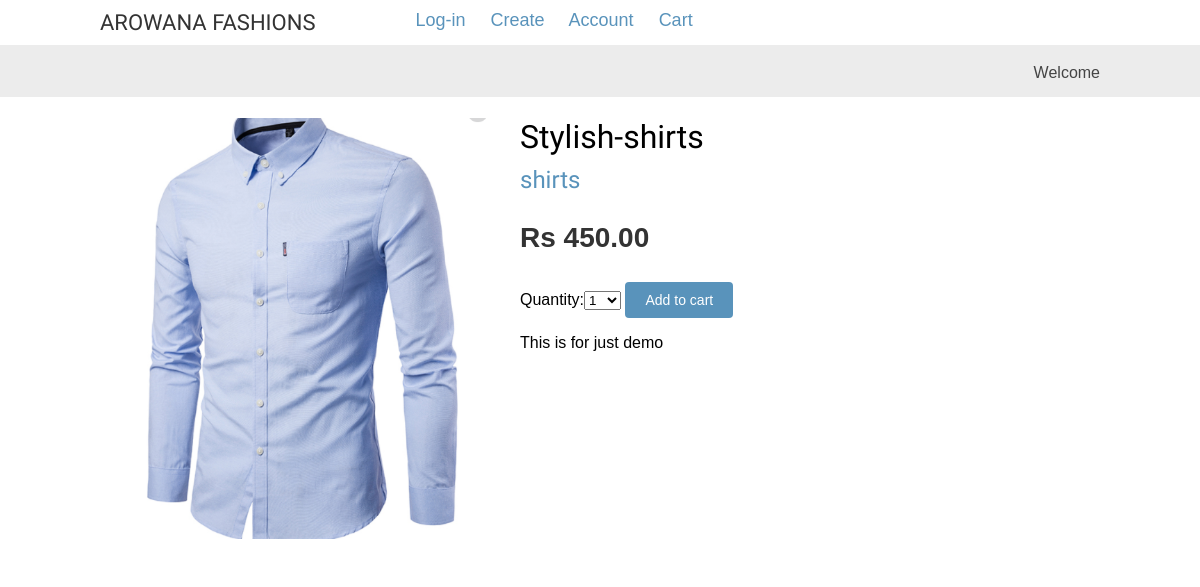
The app's page /3/stylish-shirts/ with its own data.
### shop/models.py (models this page shows, shortened)
class Product(models.Model):
    category = models.ForeignKey(Category,
                                 related_name='products',
                                 on_delete=models.CASCADE)
    manufacturer = models.ForeignKey(User, on_delete=models.CASCADE)
    name = models.CharField(max_length=200, db_index=True)
    slug = models.SlugField(max_length=200, db_index=True)
    image = models.ImageField(upload_to='products/%Y/%m/%d',
                              blank=True)
    description = models.TextField(blank=True)
    price = models.DecimalField(max_digits=10, decimal_places=2)
    quantity = models.IntegerField(default=0)
    available = models.BooleanField(default=False)
    created = models.DateTimeField(auto_now_add=True)
    updated = models.DateTimeField(auto_now=True)
    class Meta:
        ordering = ('name',)
        index_together = (('id', 'slug'),)

class Category(models.Model):
    name = models.CharField(max_length=200,
                            db_index=True)
    slug = models.SlugField(max_length=200,
                            unique=True)
    class Meta:
        ordering = ('name',)
        verbose_name = 'category'
        verbose_name_plural = 'categories'
    def __str__(self):
        return self.name
    def get_absolute_url(self):
        return reverse('shop:product_list_by_category',args=[self.slug])

### shop/views.py (the view)
# urls.py: path('<int:id>/<slug:slug>/', views.product_detail, name='product_detail'),
def product_detail(request, id, slug):
    product = get_object_or_404(Product,
                                id=id,
                                slug=slug,
                                available=True)
    cart_product_form = CartAddProductForm()
    return render(request,
                  'shop/product/detail.html',
                  {'product': product,
                  'cart_product_form': cart_product_form})

### cart/forms.py
class CartAddProductForm(forms.Form):
    quantity = forms.TypedChoiceField(
                                choices=PRODUCT_QUANTITY_CHOICES,
                                coerce=int)
    override = forms.BooleanField(required=False,
                                  initial=False,
                                  widget=forms.HiddenInput)

### shop/templates/shop/product/detail.html (shortened to what this page needs)
{% extends "shop/base.html" %}
{% load static %}
{% block content %}
  <div class="product-detail">
    <img src="{% if product.image %}{{ product.image.url }}{% else %}
    {% static "img/no_image.png" %}{% endif %}">
    <h1>{{ product.name }}</h1>
    <h2>
      <a href="{{ product.category.get_absolute_url }}">
        {{ product.category }}
      </a>
    </h2>
    <p class="price">Rs {{ product.price }}</p>
	<form action="{% url "cart:cart_add" product.id %}" method="post">
      {{ cart_product_form }}
      <input type="submit" value="Add to cart">
    </form>
    {{ product.description|linebreaks }}
  </div>
{% endblock %}

### shop/static/css/base.css (style rules this page uses)
body { margin:0; padding:0; font-family:helvetica, sans-serif; }
h1, h2, h3, h4, h5 , h6 { font-family: 'Ubuntu', sans-serif; font-weight:normal; }
a { text-decoration:none; color:#5993bb; }
a.button, input[type="submit"] { color:#fff; background:#5993bb; border-radius:4px; padding:10px 20px; font-size:14px; border:0; }
.product-detail { text-align:justify; }
.product-detail .price { color:#333; font-size:28px; font-weight:bold; }
.product-detail img { width:40%; float:left; padding:0 20px 20px 0; }
.product-detail h1 { margin-bottom:0; }
.product-detail h2 { margin-top:10px; }

### records on screen
Product: image (picture), name "Stylish-shirts", category "shirts", price "450.00", description "This is for just demo"
